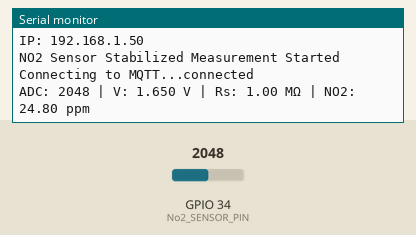
Simulated run of this sketch. Board: ESP32. Shown: the last lines printed to the serial monitor. Inputs (shaded band) come from the test bench; at power-on: GPIO 34 (No2_SENSOR_PIN) = 2048. WiFi joins after 1.5 s; servers stay silent unless stated; no MQTT or app messages arrive unless stated.

Above: at 2.7 s.
2.8 s: GPIO 34 (No2_SENSOR_PIN) set to 4095
At 4.8 s:
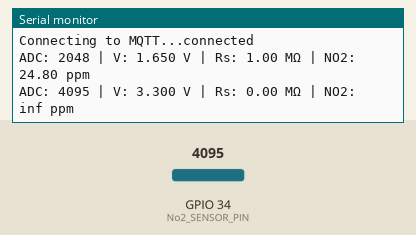
5.2 s: GPIO 34 (No2_SENSOR_PIN) set to 3603
At 6.6 s:
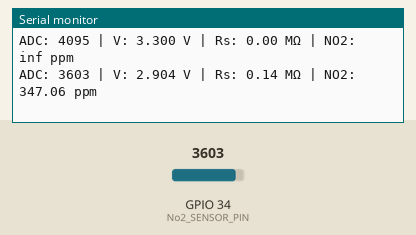

The sketch:

no2_debug_fix.ino
```cpp
#include <WiFi.h>
#include <PubSubClient.h>

// ================= WiFi & MQTT =================
const char* ssid = "Suncraft_01";
const char* password = "sun@2011";
const char* mqtt_server = "213.190.4.113";
const char* topic = "test/no2";

WiFiClient espClient;
PubSubClient client(espClient);

// ================= NO2 SENSOR ==================
const int No2_SENSOR_PIN = 34;     // ADC1 pin (GOOD choice)
const float RL_No2 = 1.0;          // Load resistor in MΩ (change to 0.47 later)
const float R0_No2 = 11.48;         // Baseline resistance in clean air (MΩ)
const float A = 0.97514;            // Calibration constant
const float B = -1.32562;           // Calibration exponent
const float V_REF = 3.3;            // ESP32 reference voltage

// ================= SETTINGS ====================
#define ADC_SAMPLES 50
#define MIN_VOLTAGE 0.15            // ADC noise floor clamp

// =================================================

void setup_wifi() {
  Serial.print("Connecting to WiFi");
  WiFi.begin(ssid, password);
  while (WiFi.status() != WL_CONNECTED) {
    delay(500);
    Serial.print(".");
  }
  Serial.println("\nWiFi connected");
  Serial.print("IP: ");
  Serial.println(WiFi.localIP());
}

void reconnect() {
  while (!client.connected()) {
    Serial.print("Connecting to MQTT...");
    if (client.connect("ESP32_NO2_CLIENT")) {
      Serial.println("connected");
    } else {
      Serial.print("failed (");
      Serial.print(client.state());
      Serial.println("), retrying...");
      delay(3000);
    }
  }
}

// ---------- Stable ADC Reading ----------
float readStableADC() {
  uint32_t sum = 0;
  for (int i = 0; i < ADC_SAMPLES; i++) {
    sum += analogRead(No2_SENSOR_PIN);
    delay(2);
  }
  return (float)sum / ADC_SAMPLES;
}

void setup() {
  Serial.begin(115200);

  // ADC tuning (VERY IMPORTANT)
  analogSetPinAttenuation(No2_SENSOR_PIN, ADC_11db);

  setup_wifi();
  client.setServer(mqtt_server, 1883);

  Serial.println("\nNO2 Sensor Stabilized Measurement Started");
}

void loop() {
  if (!client.connected()) reconnect();
  client.loop();

  // ---- Read ADC ----
  float rawADC = readStableADC();
  float voltage = (rawADC / 4095.0) * V_REF;

  // Clamp low voltage noise
  if (voltage < MIN_VOLTAGE) voltage = MIN_VOLTAGE;

  // ---- Sensor math ----
  float Rs = ((V_REF - voltage) * (RL_No2 * 1e6)) / voltage; // Ohms
  float ratio = Rs / (R0_No2 * 1e6);
  float ppm = A * pow(ratio, B);

  // Prevent negative or NaN ppm
  if (ppm < 0 || isnan(ppm)) ppm = 0;

  // ---- Serial Output ----
  Serial.print("ADC: "); Serial.print(rawADC, 0);
  Serial.print(" | V: "); Serial.print(voltage, 3);
  Serial.print(" V | Rs: "); Serial.print(Rs / 1e6, 2);
  Serial.print(" MΩ | NO2: ");
  Serial.print(ppm, 2);
  Serial.println(" ppm");

  // ---- MQTT Publish ----
  char payload[16];
  dtostrf(ppm, 6, 2, payload);
  client.publish(topic, payload);

  delay(2000);
}
```

Measured:
- after the input at 2.8 s, the serial monitor: prints a new line after 0.97 s (image 1)
- after the input at 5.2 s, the serial monitor: prints a new line after 0.67 s (image 2)
